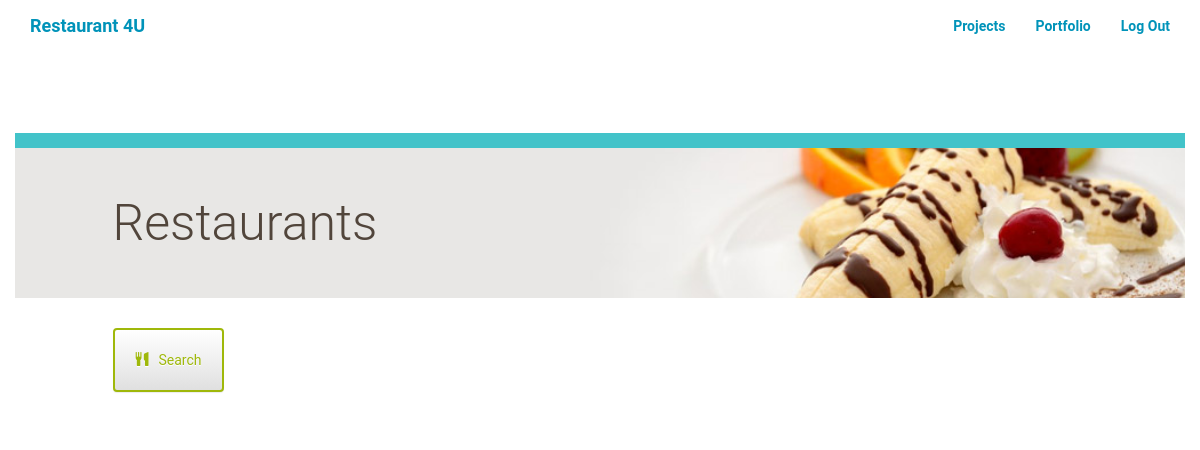
Before: /resto/restaurants/ (signed in) with the older database file.
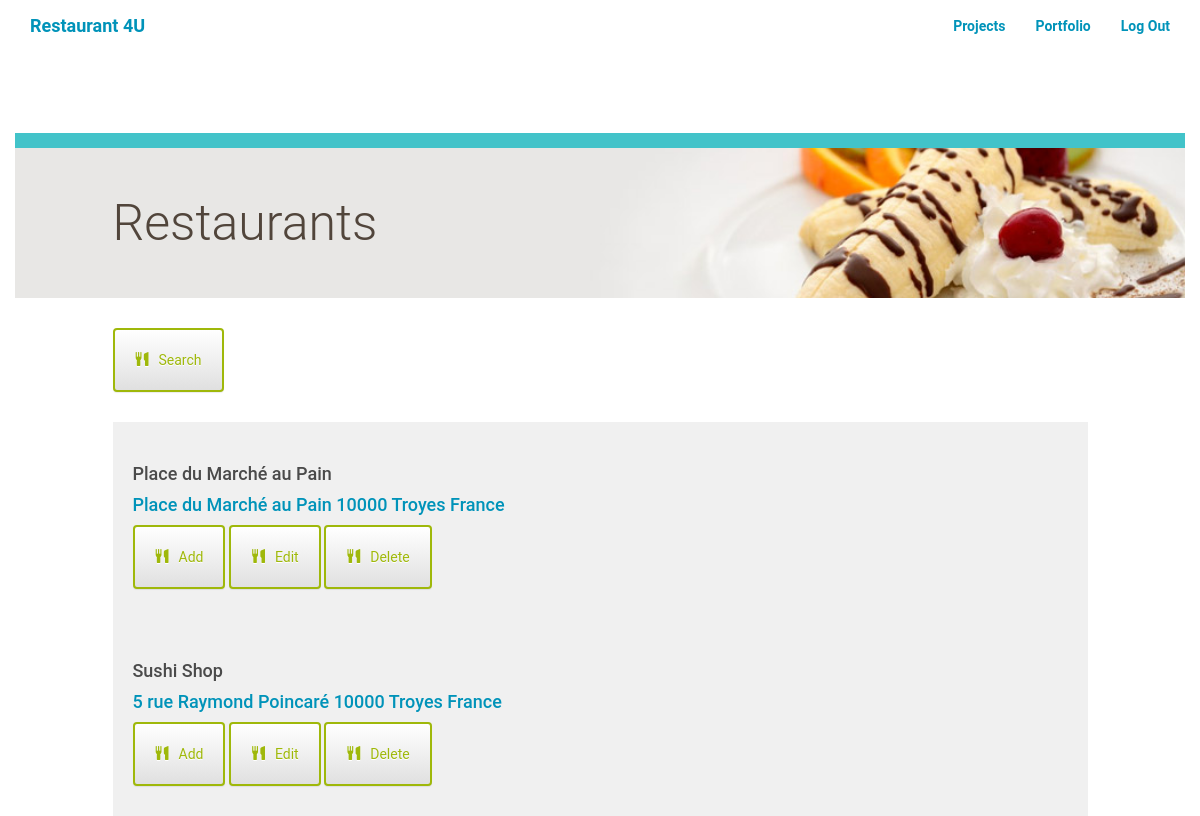
After: the same page with the newer database file.
### restorecommand/models.py (models this page shows, shortened)
class Restaurant(models.Model):
    id = models.IntegerField(primary_key = True)
    name = models.CharField(max_length = 1000)
    address = models.TextField(max_length = 1000)
    image = models.CharField(max_length = 1000)
    class Meta:
        ordering = ["name"]

### restorecommand/views.py (the view)
@login_required
def showRestaurants(request):
    if request.method == 'GET':
        restaurants = Restaurant.objects.all()
        return render(request,'restorecommand/restaurants.html', {'restaurants': restaurants})

### restorecommand/templates/restorecommand/restaurants.html (shortened to what this page needs)
{% extends "restorecommand/restorecommand_base.html" %}
{% block content %}
	<div class="row top-menu">
		<div class="col-md-10"></div>
		<div class="col-md-2 text-right"></div>
	</div>
	<div class="row divider blue">
		<div class="col-md-12"></div>
	</div>
	<div class="row banner main">
		<div class="col-md-1"></div>
		<div class="col-md-11 padding-none">
			<h1>Restaurants</h1>
		</div>
	</div>
	<div class="row padding-top padding-bottom">
		<div class="col-md-1"></div>
		<div class="col-md-10 padding-none">
			<a href="{% url 'restorecommand:search_res' %}">
				<button class="btn btn-default" id="new-restaurant">
					<span class="glyphicon glyphicon-cutlery" aria-hidden="true"></span>Search
				</button>
			</a>
		</div>
		<div class="col-md-1"></div>
	</div>
	{% for restaurant in restaurants %}
		<a href="#">
			<div class="row">
				<div class="col-md-1"></div>
				<div class="col-md-10 restaurant-list">
						<h3>{{restaurant.name}}</h3>
						<h4>{{restaurant.address}}<h4>
		<a href="{% url 'restorecommand:add_res'%}">
			<button class="btn btn-default" id="add-restaurant_{{restaurant.id}}">
			<span class="glyphicon glyphicon-cutlery" aria-hidden="true"></span>Add
			</button>
		</a>
		<a href="#">
			<button class="btn btn-default" id="edit-restaurant_{{restaurant.id}}" name="{{restaurant.id}}_{{restaurant.name}}">
			<span class="glyphicon glyphicon-cutlery" aria-hidden="true"></span>Edit
			</button>
		</a>
		<a href="#">
			<button class="btn btn-default" id="delete-restaurant_{{restaurant.id}}">
			<span class="glyphicon glyphicon-cutlery" aria-hidden="true"></span>Delete
			</button>
		</a>
				</div>
				<div class="col-md-1"></div>
			</div>
		</a>
	{% endfor %}
{% endblock %}

### restorecommand/templates/restorecommand/restorecommand_base.html (shortened to what this page needs)
<!DOCTYPE html>
{% load staticfiles %}
<html>
  <head>
<link rel="stylesheet" href="https://maxcdn.bootstrapcdn.com/bootstrap/3.3.7/css/bootstrap.min.css">
<link rel="stylesheet" href="https://maxcdn.bootstrapcdn.com/bootstrap/3.3.7/css/bootstrap-theme.min.css">
<link rel="stylesheet" href="{% static 'css/styles.css' %}">
  </head>
  <body>
    <nav class="navbar mynav" role='navigation' id='navbar'>
      <div class="container">
        <a class="navbar-brand mynav" href="{% url 'restorecommand:resto_index'%}">Restaurant 4U</a>
        <ul class="nav navbar-nav navbar-right">
          <li><a href="{% url 'main'%}">Projects</a></li>
          <li><a href="{% url 'portfolio'%}">Portfolio</a></li>
          {% if user.is_authenticated %}
          <li><a href="{% url 'accounts:logout' %}"> Log Out</a></li>
          {% else %}
          <li><a href="{% url 'accounts:login' %}"> Log Out</a></li>
          <li><a href="{% url 'accounts:signup' %}"> Sign Up</a></li>
        </ul>
      </div>
        {% endif %}
    </nav>
    <div class="container mycontent">
      {% block content%}
      {% endblock %}
    </div>
  </body>
</html>

### restorecommand/static/css/styles.css (style rules this page uses)
* { font-family: "Helvetica Neue Bold", Roboto, Helvetica, Arial, sans-serif; font-weight: 700; }
h1 { font-family: "Helvetica Neue Light", Roboto, Helvetica, Arial, sans-serif; font-size: 50px; color: #51453B; line-height: 60px; font-weight: 300; }
h3 { font-size: 18px; color: #4A4A4A; line-height: 23px; }
a { font-size: 14px; color: #0093B9; line-height: 17px; }
.padding-top { padding-top: 30px; }
.padding-bottom { padding-bottom: 30px; }
.padding-none { padding: 0; }
.btn { padding: 20px; margin: 0; border-color: #9FB80A; border-width: 2px; color: #9FB80A;; }
.glyphicon { margin-right: 10px; }
.top-menu { padding-top: 30px; padding-bottom: 30px; }
.divider { height: 15px; }
.divider.blue { background-color: #42C3C9; }
.banner.main { height: 150px; background: url("/static/img/top-banner.jpg"); background-position: right; background-repeat: no-repeat; background-size: cover; }
.banner h1 { margin: 45px 0; }
.restaurant-list { background-color: #F0F0F0; padding: 20px; u }

Changed rows visible on the page:
added Restaurant: name "Place du Marché au Pain", address "Place du Marché au Pain 10000 Troyes France"
added Restaurant: name "Sushi Shop", address "5 rue Raymond Poincaré 10000 Troyes France"
